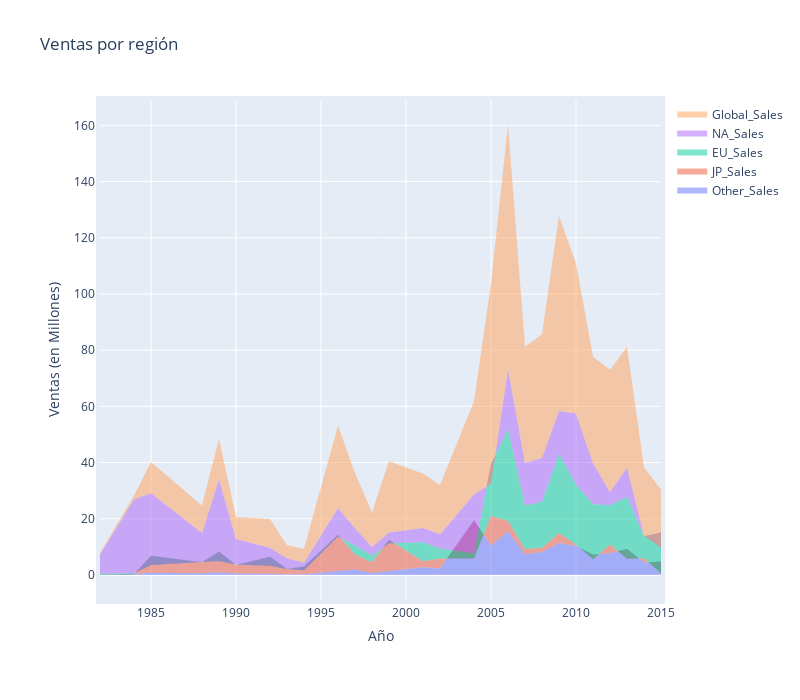

The code cell stored with this chart in its notebook:
### Code cell
trace_Global = go.Scatter(
    x = sales_by_year.Year,
    y = sales_by_year.Global_Sales,
    mode = 'none',
    name = 'Global_Sales',
    fill='tonexty',
)

trace_NA = go.Scatter(
    x = sales_by_year.Year,
    y = sales_by_year.NA_Sales,
    mode = 'none',
    fill='tonexty',
    name = 'NA_Sales'
)

trace_EU = go.Scatter(
    x = sales_by_year.Year,
    y = sales_by_year.EU_Sales,
    mode = 'none',
    fill='tonexty',
    name = 'EU_Sales'
)

trace_JP = go.Scatter(
    x = sales_by_year.Year,
    y = sales_by_year.JP_Sales,
    mode = 'none',
    fill='tonexty',
    name = 'JP_Sales'
)

trace_Other = go.Scatter(
    x = sales_by_year.Year,
    y = sales_by_year.Other_Sales,
    mode = 'none',
    fill='tozeroy',
    name = 'Other_Sales'
)



layout = go.Layout(
    title='Ventas por región',

    xaxis=dict(
        title='Año'
    ),
    yaxis=dict(
        title='Ventas (en Millones)'
    ),
    
    height=700, width=800,
    margin=go.Margin(
        l=100,
        r=50,
        b=100,
        t=100,
        pad=4
    )
)


fig = go.Figure(data=[trace_Other, trace_JP, trace_EU, trace_NA, trace_Global], layout=layout)
iplot(fig)

### Figure 1 — Plotly figure (JSON) as saved in the notebook; plotly's stock layout.template omitted (floating-point values rounded to 4 significant figures)
{"data": [{"fill": "tozeroy", "mode": "none", "name": "Other_Sales", "type": "scatter", "x": [1982, 1984, 1985, 1988, 1989, 1990, 1992, 1993, 1994, 1996, 1997, 1998, 1999, 2001, 2002, 2004, 2005, 2006, 2007, 2008, 2009, 2010, 2011, 2012, 2013, 2014, 2015], "y": [0.08, 0.47, 0.77, 0.65, 1, 0.55, 0.47, 0.29, 0.23, 1.38, 1.94, 0.75, 1.44, 2.79, 2.28, 19.51, 10.53, 15.58, 7.36, 8.22, 11.41, 10.45, 7.22, 7.85, 9.28, 4.47, 4.8]}, {"fill": "tonexty", "mode": "none", "name": "JP_Sales", "type": "scatter", "x": [1982, 1984, 1985, 1988, 1989, 1990, 1992, 1993, 1994, 1996, 1997, 1998, 1999, 2001, 2002, 2004, 2005, 2006, 2007, 2008, 2009, 2010, 2011, 2012, 2013, 2014, 2015], "y": [0, 0.28, 6.81, 4.54, 8.4, 3.54, 6.5, 2.12, 3, 14.36, 7.26, 4.57, 12.52, 4.9, 5.85, 5.96, 21.11, 19.24, 9.28, 9.72, 14.93, 10.85, 5.58, 10.86, 5.81, 6, 0.63]}, {"fill": "tonexty", "mode": "none", "name": "EU_Sales", "type": "scatter", "x": [1982, 1984, 1985, 1988, 1989, 1990, 1992, 1993, 1994, 1996, 1997, 1998, 1999, 2001, 2002, 2004, 2005, 2006, 2007, 2008, 2009, 2010, 2011, 2012, 2013, 2014, 2015], "y": [0.45, 0.63, 3.58, 4.62, 4.97, 3.75, 3.28, 2.15, 1.71, 13.68, 10.52, 6.93, 11.32, 11.67, 9.39, 7.7, 39.54, 51.97, 24.72, 26.03, 43.17, 32.09, 25.14, 24.84, 27.82, 13.83, 15.16]}, {"fill": "tonexty", "mode": "none", "name": "NA_Sales", "type": "scatter", "x": [1982, 1984, 1985, 1988, 1989, 1990, 1992, 1993, 1994, 1996, 1997, 1998, 1999, 2001, 2002, 2004, 2005, 2006, 2007, 2008, 2009, 2010, 2011, 2012, 2013, 2014, 2015], "y": [7.28, 26.93, 29.08, 14.93, 34.03, 12.78, 9.7, 5.99, 4.36, 23.73, 16.61, 9.99, 15.16, 16.75, 14.47, 28.68, 32.52, 73.32, 39.83, 41.73, 58.32, 57.47, 39.74, 29.51, 38.2, 14.07, 9.81]}, {"fill": "tonexty", "mode": "none", "name": "Global_Sales", "type": "scatter", "x": [1982, 1984, 1985, 1988, 1989, 1990, 1992, 1993, 1994, 1996, 1997, 1998, 1999, 2001, 2002, 2004, 2005, 2006, 2007, 2008, 2009, 2010, 2011, 2012, 2013, 2014, 2015], "y": [7.81, 28.31, 40.24, 24.74, 48.4, 20.61, 19.94, 10.55, 9.3, 53.13, 36.34, 22.24, 40.45, 36.13, 32, 61.87, 103.7, 160.1, 81.2, 85.66, 127.8, 110.9, 77.66, 73.0, 81.13, 38.36, 30.4]}], "layout": {"height": 700, "margin": {"b": 100, "l": 100, "pad": 4, "r": 50, "t": 100}, "title": {"text": "Ventas por región"}, "width": 800, "xaxis": {"title": {"text": "Año"}}, "yaxis": {"title": {"text": "Ventas (en Millones)"}}}}
